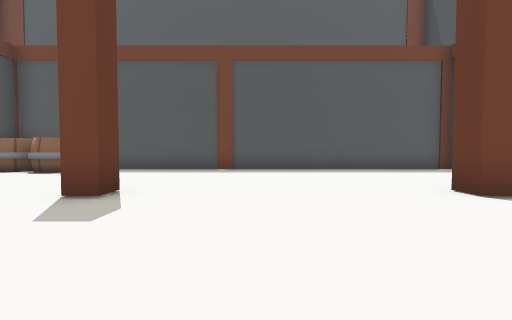
view 1 (above)

14 first-person views from a walk through a 3-D level made in the Unity game engine. The camera is 1.2 m above the floor, tilts 2° down and sees 90° across. The floor is counted in squares, 2 m on a side. Each view is taken from the middle of a square. On the plan, view 1 faces up. The plan holds only what a view shows up to about 9 squares ahead; the rest is blank. The place goes on beyond the plan.

view 2
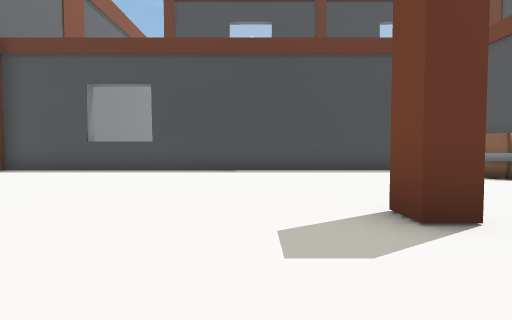

view 3
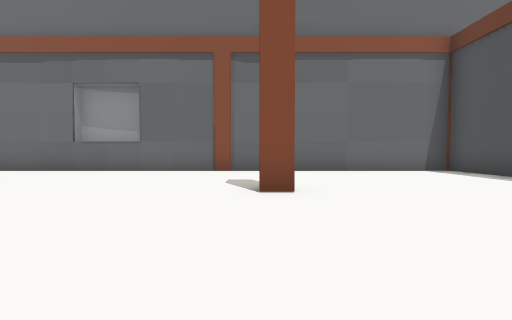

view 4
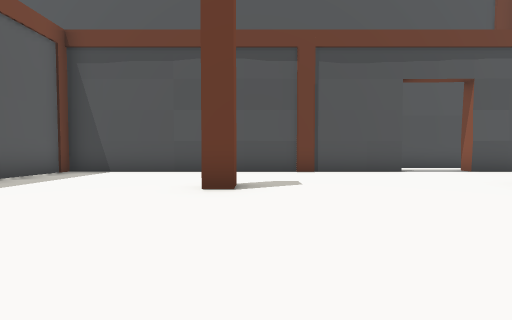

view 5
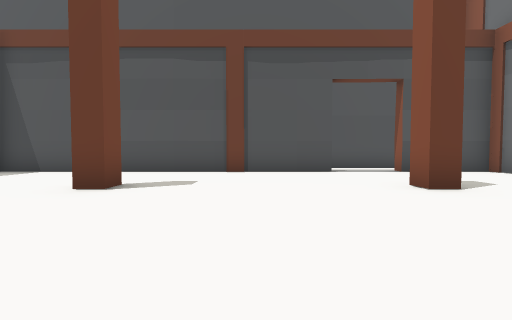

view 6
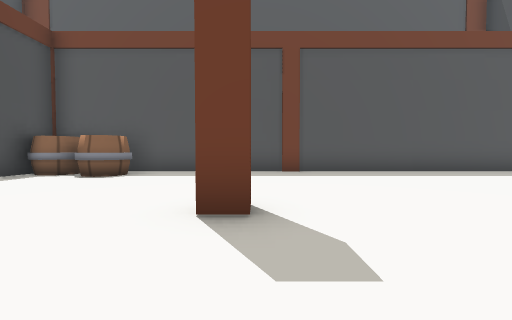

view 7
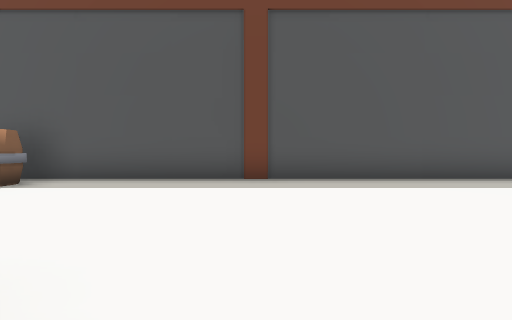

view 8
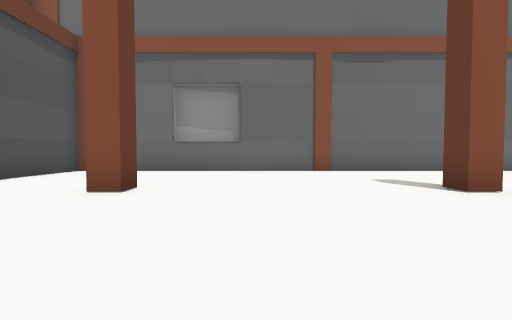

view 9
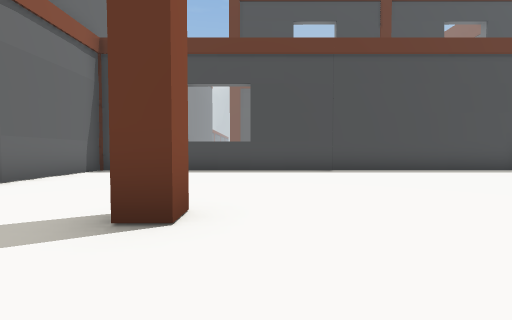

view 10
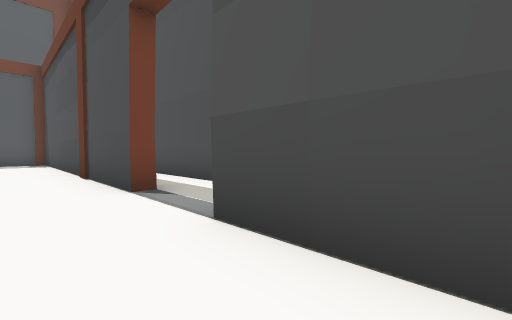

view 11
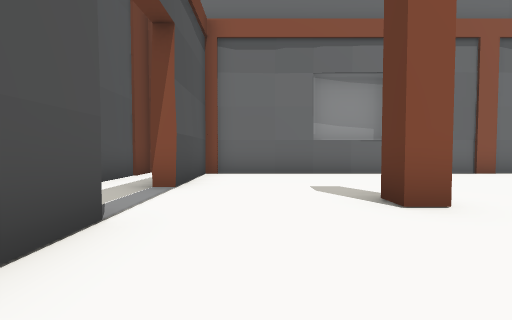

view 12
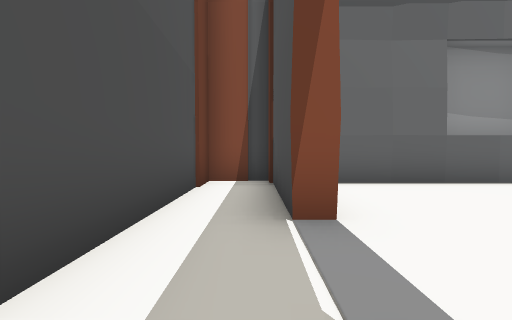

view 13
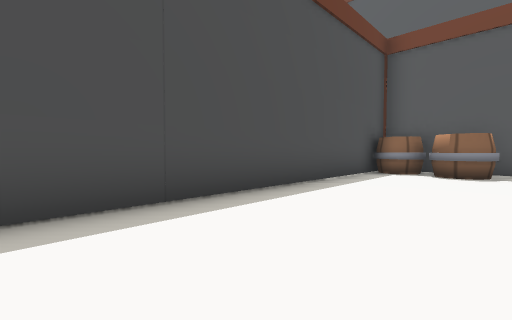

view 14
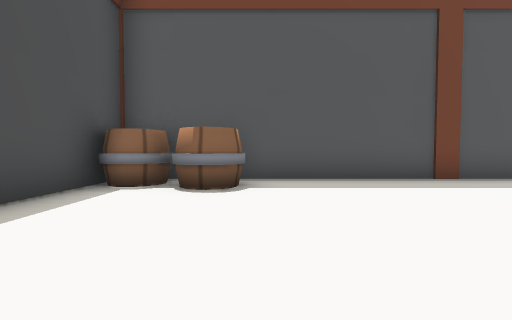

### Floor plan
Points are (right, up) in squares from view 1. A wall is a line through its corners. A room is listed if a view was taken in it or the views show most of it. See-through windows are left out.
Room 1 (views 1, 2, 3, 4, 5, 6, 7, 8, 9, 10, 11, 13, 14)
walls: (-2.1, 3.9) (-2.1, 3.3) (-2.6, 3.3); (-2.6, -1.7) (-2.1, -1.7) (-2.1, -2.2); (3.5, 3.3) (2.9, 3.3) (2.9, 3.9); (2.9, -2.2) (2.9, -1.7) (3.4, -1.7) (3.4, -2.2); (6.3, -1.2) (6.3, 8.4) (-6.9, 8.4); (-7.8, 7.9) (-7.8, -5.7) (6.3, -5.7) (6.3, -3.2)
ways out: opening at (6, -2.5) to room 2
objects: barrel (-7, 7) to (-7, 8); barrel (-6, 7) to (-5, 8)
Room 2 (view 12)
walls: (6.3, -3.2) (6.7, -3.2) (6.8, -6.1) (8, -6.1) (8, 2); (6.8, -1.2) (6.3, -1.2)
ways out: opening at (6, -2.5) to room 1

Where each view was taken, in squares from view 1:
view 1: 0 up, 0 right, facing up
view 2: 2 up, 0 right, facing left
view 3: 2 up, 2 left, facing down
view 4: 3 up, 1 left, facing right
view 5: 1 up, 1 left, facing right
view 6: 1 up, 2 left, facing up
view 7: 3 up, 1 left, facing up
view 8: 2 up, 1 right, facing down
view 9: 1 down, 0 right, facing left
view 10: 5 down, 5 right, facing up-right
view 11: 1 up, 5 right, facing down
view 12: 1 down, 7 right, facing down
view 13: 0 up, 5 left, facing up-left
view 14: 3 up, 5 left, facing up
